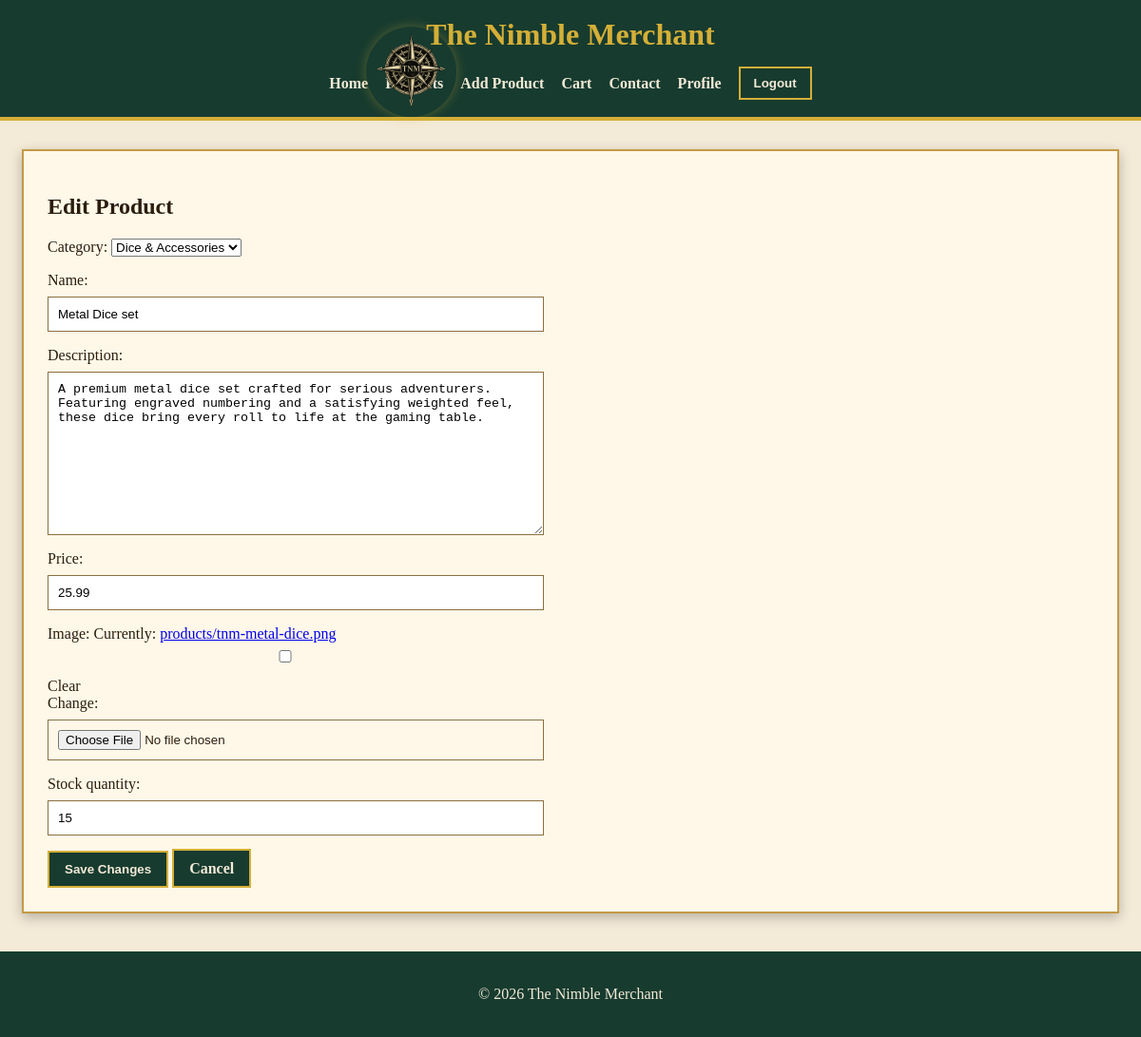
Page /products/3/edit/ (signed in) on the committed database.
### products/models.py (models this page shows, shortened)
class Product(models.Model):
    category = models.ForeignKey(
        Category,
        null=True,
        blank=True,
        on_delete=models.SET_NULL
    )
    name = models.CharField(max_length=254)
    description = models.TextField()
    price = models.DecimalField(max_digits=6, decimal_places=2)
    image = models.ImageField(upload_to='products/', null=True, blank=True)
    stock_quantity = models.PositiveIntegerField(default=0)

class Category(models.Model):
    name = models.CharField(max_length=254)
    friendly_name = models.CharField(max_length=254, blank=True, null=True)
    class Meta:
        verbose_name_plural = 'Categories'
    def __str__(self):
        return self.name

### products/views.py (the view)
@staff_member_required
def edit_product(request, product_id):
    product = get_object_or_404(Product, pk=product_id)
    if request.method == "POST":
        form = ProductForm(
            request.POST,
            request.FILES,
            instance=product,
        )
        if form.is_valid():
            product = form.save()
            return redirect("product_detail", product_id=product.id)
    else:
        form = ProductForm(instance=product)
    context = {
        "form": form,
        "product": product,
        "page_title": "Edit Product",
        "button_text": "Save Changes",
    }
    return render(request, "products/product_form.html", context)

### products/forms.py
class ProductForm(forms.ModelForm):
    class Meta:
        model = Product
        fields = "__all__"

### products/templates/products/product_form.html (shortened to what this page needs)
{% extends "base.html" %}
{% block content %}
<section class="product-form-section">
    <h1>{{ page_title }}</h1>
    <form method="post" enctype="multipart/form-data">
        {{ form.as_p }}
        <button type="submit" class="button">
            {{ button_text }}
        </button>
        <a href="{% url 'products' %}" class="button">
            Cancel
        </a>
    </form>
</section>
{% endblock %}

### static/css/base.css (style rules this page uses)
body { margin: 0; font-family: Georgia, 'Times New Roman', serif; background: #f3ead7; color: #2b1d0e; }
button, a.button { background: #173b2f; color: #f3ead7; border: 2px solid #d4af37; padding: 10px 16px; cursor: pointer; text-decoration: none; font-weight: bold; }
input, textarea { display: block; width: 100%; max-width: 500px; padding: 10px; margin: 8px 0 16px 0; border: 1px solid #8b6f3e; }

### rows in the picture
Product: category "Dice & Accessories", description "A premium metal dice set crafted for serious adventurers. Featuring engraved numbering and a satisfying weighted feel, these dice bring every roll to life at the gaming table.", price "25.99", stock_quantity "15"
Category: name "Metal Dice set"

### other values in the picture
{{ page_title }} "Edit Product"
{{ button_text }} "Save Changes"
